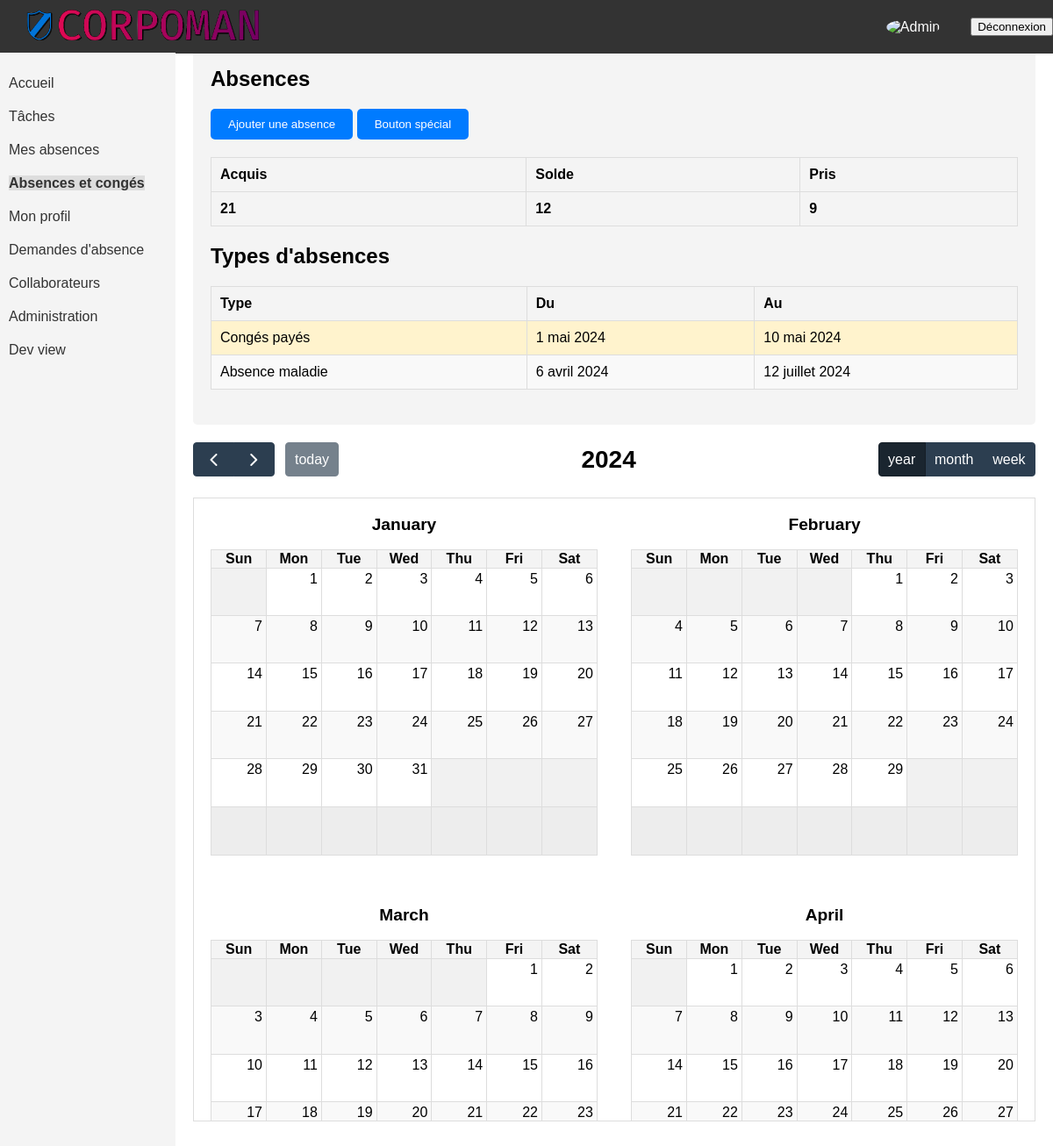
Page /dayoff/ (signed in) on the earlier database version.
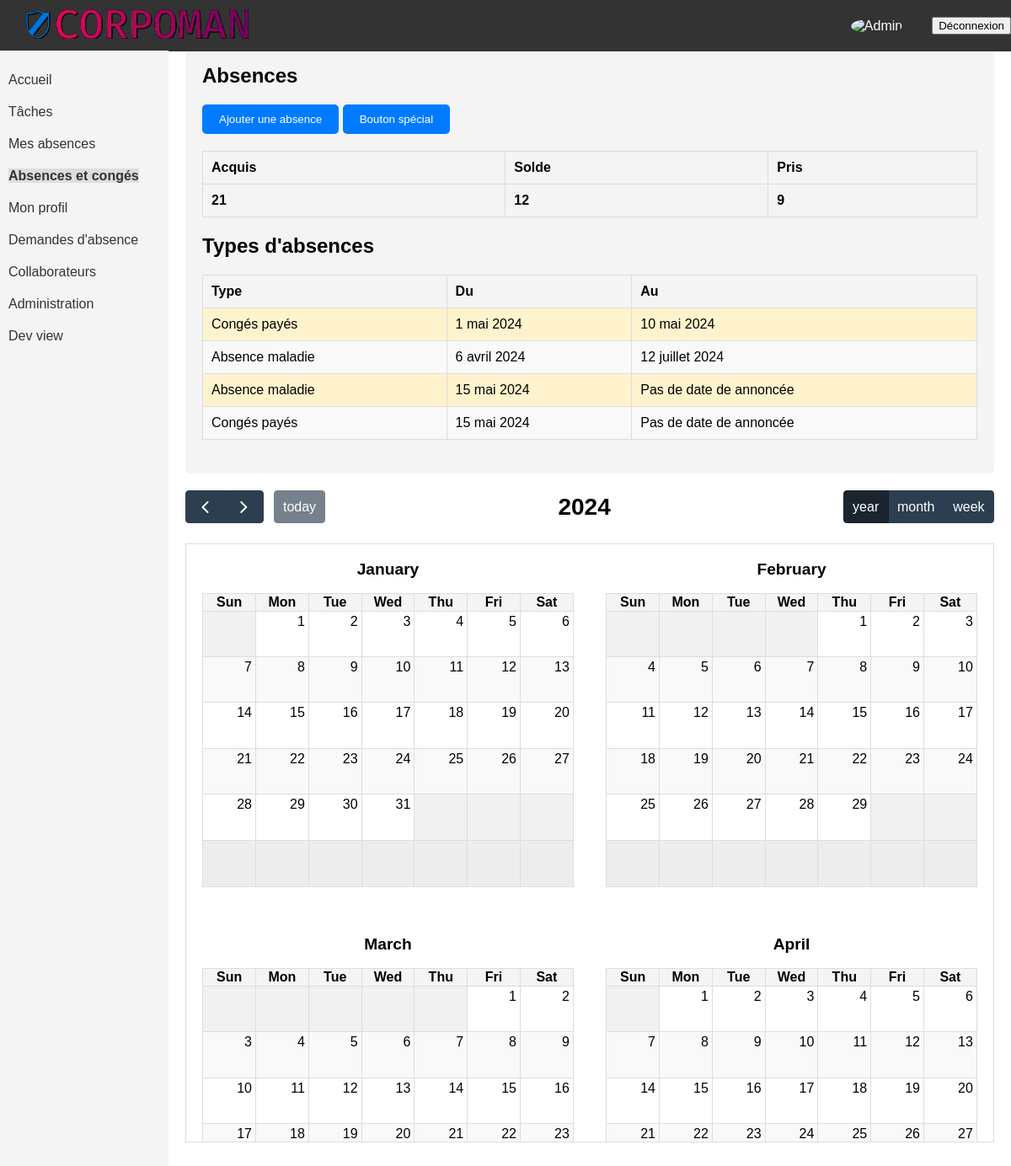
Same page on the later database version.
### corpoman/models.py (models this page shows, shortened)
class DemandeAbsence(models.Model):
    SITUATION_CHOICES = (
        ('Approved', 'Approuvée'),
        ('StandBy', 'En attente'),
        ('Refused', 'Refusé')
    )
    employe = models.ForeignKey('Collaborateur', on_delete=models.CASCADE, verbose_name="Employé")
    approbateur = models.ForeignKey('Collaborateur', on_delete=models.SET_NULL, null=True, blank=True,
                                    related_name="approbateur", verbose_name="Approbateur")
    type_absence = models.ForeignKey('TypeAbsence', on_delete=models.CASCADE, verbose_name="Type d'absence")
    description = models.TextField(verbose_name="Description",null=True, blank=True)
    date_debut = models.DateField(verbose_name="Date début")
    date_fin = models.DateField(null=True, blank=True, verbose_name="Date fin")
    documents = models.FileField(upload_to="documents_joints", verbose_name="Documents joints", null=True, blank=True)
    situation = models.CharField(max_length=20, choices=SITUATION_CHOICES, verbose_name="Situation")
    class Meta:
        verbose_name = "Demande d'absence"
        verbose_name_plural = "Demandes d'absence"

class TypeAbsence(models.Model):
    nom = models.CharField(max_length=100, verbose_name="Nom")
    description = models.TextField(verbose_name="Description")
    deduire_du_compteur = models.BooleanField(verbose_name="Déduire ce temps depuis le compteur")
    absence_remuneree = models.BooleanField(verbose_name="Absences rémunérée")
    date_fin_obligatoire = models.BooleanField(verbose_name="Date de fin obligatoire")
    demander_absence = models.BooleanField(verbose_name="Permettre de demander ce type d'absences")
    autoriser_pieces_jointes = models.BooleanField(verbose_name="Autoriser les pièces jointes")
    pieces_jointes_obligatoires = models.BooleanField(verbose_name="Obliger les pièces jointes")
    description_obligatoire = models.BooleanField(verbose_name="Description obligatoire")
    approbation_automatique = models.BooleanField(verbose_name="Approbation Automatique")
    class Meta:
        verbose_name = "Type d'absence"
        verbose_name_plural = "Types d'absences"
    def __str__(self):
        deductions = "Déduit du compteur" if self.deduire_du_compteur else "Non Déduit du compteur"
        approval = "et n'a pas besoin d'une approbation" if self.approbation_automatique \
            else "et a besoin d'une approbation"
        return f"{self.nom} - {deductions} {approval}"

### corpoman/views.py (the view)
# urls.py: path('dayoff/', dayoff, name='dayoff'),
@login_required
def dayoff(request):
    employe = request.user.collaborateur
    pris = get_pris(employe)
    acquis = get_acquis(employe)
    solde = acquis - pris
    demandes_absence = get_demandes_absence(employe)
    form = create_demande_absence(request)
    return render(request, 'dayoff/absence.html',
                  {'form': form, 'pris': pris, 'acquis': acquis, 'solde': solde, 'demandes_absence': demandes_absence})

### corpoman/views.py (called while the page is built)
def get_pris(employe):
    pris = 0
    demandes = DemandeAbsence.objects.filter(employe=employe)
    for demande in demandes:
        if demande.type_absence.deduire_du_compteur:
            if demande.date_fin:
                duree_abs = demande.date_fin - demande.date_debut
                pris += duree_abs.days
    return pris

def get_acquis(employe):
    return employe.politique_conges.compteur_absences.configuration.maximum_eligible_days

def get_demandes_absence(employe):
    return DemandeAbsence.objects.filter(employe=employe)

def create_demande_absence(request):
    if request.method == 'POST':
        form = DemandeAbsenceForm(request.POST)
        if form.is_valid():
            form.instance.employe = request.user.collaborateur
            form.instance.situation = 'StandBy'
            form.save()
            return redirect('dayoff')
    else:
        form = DemandeAbsenceForm()
    return form

### corpoman/templates/dayoff/absence.html (shortened to what this page needs)
{% extends 'base.html' %}
{% block content %}
<div class="left-panel">
    <h2>Absences</h2>
    <button id="btn-ajouter-absence">Ajouter une absence</button>
    {% if user.is_superuser %}
    <button id="btn-special">Bouton spécial</button>
    {% endif %}
    <table>
        <thead>
            <tr>
                <th>Acquis</th>
                <th>Solde</th>
                <th>Pris</th>
            </tr>
        </thead>
        <tbody>
            <tr>
                <th>{{ acquis }}</th>
                <th>{{ solde }}</th>
                <th>{{ pris }}</th>
            </tr>
        </tbody>
    </table>
    <h2>Types d'absences</h2>
    <table>
        <thead>
            <tr>
                <th>Type</th>
                <th>Du</th>
                <th>Au</th>
            </tr>
        </thead>
        <tbody>
            {% for demande in demandes_absence %}
            <tr class="
            {% if demande.situation == 'Refused' %}
                refused
            {% elif demande.situation == 'Approved' %}
                approved
            {% elif demande.situation == 'StandBy' %}
                standby
            {% endif %}">
                <td>{{ demande.type_absence.nom }}</td>
                <td>{{ demande.date_debut }}</td>
                {% if demande.date_fin %}
                    <td>{{ demande.date_fin }}</td>
                {% else %}
                    <td>Pas de date de annoncée</td>
                {% endif %}
            </tr>
            {% endfor %}
        </tbody>
    </table>
</div>
    <div id="calendrier"></div>
{% endblock %}

Differences in the rows shown:
added DemandeAbsence: type_absence.nom "Absence maladie", date_debut "15 mai 2024", shows "Pas de date de annoncée"
added DemandeAbsence: type_absence.nom "Congés payés", date_debut "15 mai 2024", shows "Pas de date de annoncée"
